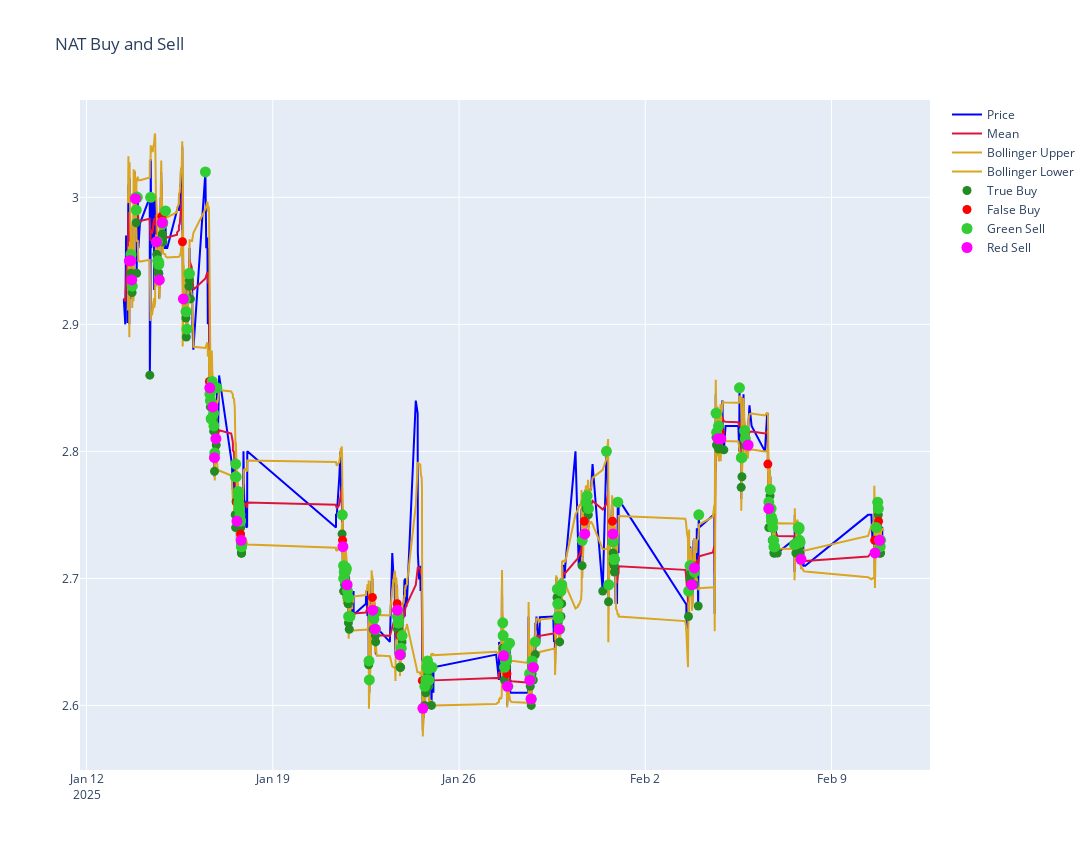

Notebook code cell kept with this figure:
### Code cell
#individual stock
stock = 'NAT'

hist, focus, signals = load_stock(stock, start_time, interval_type = TimeFrameUnit.Minute, interval_length = 1, mean_period = 20, std = 1.75)
growth, growth_vals, sim_focus = ml_simulate(focus, signals, ml_threshold = 0.25)
ml_plot_buy_and_sell(sim_focus, stock)

correct_percentage = sum(growth_vals>=1)/len(growth_vals)

print('Total growth is ', round((growth - 1) * 100,2),f'% over a {length} day period.')
print(f'{len(growth_vals)} trades were executed.')
print(f'{sum(sim_focus['rejected_buy'])} trades were rejected.')
print('The model is', round(correct_percentage * 100,2), '% correct')

print_on = True
if print_on:
    width = 10
    counter = 0
    for i in growth_vals:
        if counter%10 ==0:
            print()
        if i<1:
            print("\033[91m" + f"{round(i,5):>{width}.{5}f}" + " ", end="")
        else:
            print("\033[92m" + f"{round(i,5):>{width}.{5}f}" + " ", end="")
        counter += 1

### Figure 1 — Plotly figure (JSON) as saved in the notebook; plotly's stock layout.template omitted (floating-point values rounded to 4 significant figures; data arrays with more than 128 entries replaced by an {"elided": "..."} marker saying what was removed)
{"data": [{"line": {"color": "blue"}, "mode": "lines", "name": "Price", "type": "scatter", "x": {"elided": "7845 str values"}, "y": {"elided": "7845 float values"}}, {"line": {"color": "crimson"}, "mode": "lines", "name": "Mean", "type": "scatter", "x": {"elided": "7845 str values"}, "y": {"elided": "7845 float values"}}, {"line": {"color": "goldenrod"}, "mode": "lines", "name": "Bollinger Upper", "type": "scatter", "x": {"elided": "7845 str values"}, "y": {"elided": "7845 float values"}}, {"line": {"color": "goldenrod"}, "mode": "lines", "name": "Bollinger Lower", "type": "scatter", "x": {"elided": "7845 str values"}, "y": {"elided": "7845 float values"}}, {"marker": {"color": "forestgreen", "size": 9}, "mode": "markers", "name": "True Buy", "type": "scatter", "x": {"elided": "159 str values"}, "y": {"elided": "159 float values"}}, {"marker": {"color": "red", "size": 9}, "mode": "markers", "name": "False Buy", "type": "scatter", "x": ["2025-01-13T14:03:00+00:00", "2025-01-13T15:34:00+00:00", "2025-01-13T16:29:00+00:00", "2025-01-13T19:52:00+00:00", "2025-01-14T14:46:00+00:00", "2025-01-14T17:12:00+00:00", "2025-01-14T19:54:00+00:00", "2025-01-15T14:31:00+00:00", "2025-01-16T14:50:00+00:00", "2025-01-16T17:29:00+00:00", "2025-01-16T18:57:00+00:00", "2025-01-16T20:31:00+00:00", "2025-01-17T15:16:00+00:00", "2025-01-17T18:57:00+00:00", "2025-01-21T14:55:00+00:00", "2025-01-21T18:30:00+00:00", "2025-01-22T17:51:00+00:00", "2025-01-22T20:00:00+00:00", "2025-01-23T16:12:00+00:00", "2025-01-23T18:18:00+00:00", "2025-01-24T14:54:00+00:00", "2025-01-27T15:57:00+00:00", "2025-01-27T19:13:00+00:00", "2025-01-28T15:43:00+00:00", "2025-01-28T16:42:00+00:00", "2025-01-28T18:41:00+00:00", "2025-01-29T18:01:00+00:00", "2025-01-30T16:58:00+00:00", "2025-01-31T18:26:00+00:00", "2025-02-03T17:55:00+00:00", "2025-02-03T19:57:00+00:00", "2025-02-04T17:15:00+00:00", "2025-02-04T19:53:00+00:00", "2025-02-05T20:27:00+00:00", "2025-02-06T14:35:00+00:00", "2025-02-07T20:15:00+00:00", "2025-02-10T14:56:00+00:00", "2025-02-10T18:28:00+00:00"], "y": [2.95, 2.955, 2.935, 3, 2.965, 2.935, 2.985, 2.965, 2.855, 2.85, 2.795, 2.81, 2.76, 2.735, 2.73, 2.695, 2.685, 2.66, 2.68, 2.655, 2.619, 2.64, 2.625, 2.62, 2.605, 2.63, 2.661, 2.745, 2.745, 2.695, 2.71, 2.815, 2.815, 2.805, 2.79, 2.715, 2.73, 2.745]}, {"marker": {"color": "brown", "size": 9}, "mode": "markers", "name": "Rejected Buy", "type": "scatter", "x": [], "y": []}, {"marker": {"color": "limegreen", "size": 11}, "mode": "markers", "name": "Green Sell", "type": "scatter", "x": {"elided": "159 str values"}, "y": {"elided": "159 float values"}}, {"marker": {"color": "magenta", "size": 11}, "mode": "markers", "name": "Red Sell", "type": "scatter", "x": ["2025-01-13T14:38:00+00:00", "2025-01-13T15:56:00+00:00", "2025-01-13T16:47:00+00:00", "2025-01-13T20:04:00+00:00", "2025-01-14T15:01:00+00:00", "2025-01-14T17:40:00+00:00", "2025-01-14T20:15:00+00:00", "2025-01-15T15:21:00+00:00", "2025-01-16T15:10:00+00:00", "2025-01-16T17:57:00+00:00", "2025-01-16T19:25:00+00:00", "2025-01-16T20:41:00+00:00", "2025-01-17T15:43:00+00:00", "2025-01-17T19:30:00+00:00", "2025-01-21T15:15:00+00:00", "2025-01-21T19:03:00+00:00", "2025-01-22T18:14:00+00:00", "2025-01-22T20:15:00+00:00", "2025-01-23T16:24:00+00:00", "2025-01-23T18:49:00+00:00", "2025-01-24T15:25:00+00:00", "2025-01-27T16:19:00+00:00", "2025-01-27T19:39:00+00:00", "2025-01-28T15:53:00+00:00", "2025-01-28T16:59:00+00:00", "2025-01-28T18:58:00+00:00", "2025-01-29T18:14:00+00:00", "2025-01-30T17:24:00+00:00", "2025-01-31T18:48:00+00:00", "2025-02-03T18:04:00+00:00", "2025-02-03T20:15:00+00:00", "2025-02-04T17:38:00+00:00", "2025-02-04T20:11:00+00:00", "2025-02-05T20:47:00+00:00", "2025-02-06T15:24:00+00:00", "2025-02-07T20:30:00+00:00", "2025-02-10T15:17:00+00:00", "2025-02-10T19:24:00+00:00"], "y": [2.95, 2.95, 2.935, 2.999, 2.965, 2.935, 2.98, 2.92, 2.85, 2.835, 2.795, 2.81, 2.745, 2.73, 2.725, 2.695, 2.675, 2.66, 2.675, 2.64, 2.598, 2.639, 2.615, 2.62, 2.605, 2.63, 2.66, 2.735, 2.735, 2.695, 2.708, 2.81, 2.81, 2.805, 2.755, 2.715, 2.72, 2.73]}], "layout": {"height": 850, "title": {"text": "NAT Buy and Sell"}, "width": 1400}}
